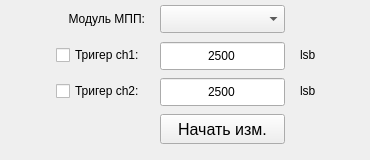
<?xml version="1.0" encoding="UTF-8"?>
<ui version="4.0">
 <class>Form</class>
 <widget class="QWidget" name="Form">
  <property name="geometry">
   <rect>
    <x>0</x>
    <y>0</y>
    <width>370</width>
    <height>160</height>
   </rect>
  </property>
  <property name="sizePolicy">
   <sizepolicy hsizetype="Expanding" vsizetype="Expanding">
    <horstretch>0</horstretch>
    <verstretch>0</verstretch>
   </sizepolicy>
  </property>
  <property name="minimumSize">
   <size>
    <width>370</width>
    <height>160</height>
   </size>
  </property>
  <property name="windowTitle">
   <string>Form</string>
  </property>
  <layout class="QGridLayout" name="gridLayout">
   <property name="topMargin">
    <number>5</number>
   </property>
   <property name="rightMargin">
    <number>5</number>
   </property>
   <property name="bottomMargin">
    <number>5</number>
   </property>
   <property name="horizontalSpacing">
    <number>5</number>
   </property>
   <property name="verticalSpacing">
    <number>0</number>
   </property>
   <item row="0" column="0">
    <layout class="QGridLayout" name="gridLayout_meas" rowstretch="1,0,0,0" columnstretch="1,0,0,0,0">
     <property name="sizeConstraint">
      <enum>QLayout::SetDefaultConstraint</enum>
     </property>
     <property name="leftMargin">
      <number>5</number>
     </property>
     <property name="topMargin">
      <number>0</number>
     </property>
     <property name="rightMargin">
      <number>5</number>
     </property>
     <property name="bottomMargin">
      <number>15</number>
     </property>
     <property name="horizontalSpacing">
      <number>15</number>
     </property>
     <property name="verticalSpacing">
      <number>10</number>
     </property>
     <item row="1" column="3">
      <widget class="QLabel" name="label_59">
       <property name="minimumSize">
        <size>
         <width>20</width>
         <height>0</height>
        </size>
       </property>
       <property name="styleSheet">
        <string notr="true">font: 12pt &quot;MS Shell Dlg 2&quot;;</string>
       </property>
       <property name="text">
        <string>lsb</string>
       </property>
      </widget>
     </item>
     <item row="3" column="2">
      <widget class="QPushButton" name="pushButton_run">
       <property name="sizePolicy">
        <sizepolicy hsizetype="Expanding" vsizetype="Expanding">
         <horstretch>0</horstretch>
         <verstretch>0</verstretch>
        </sizepolicy>
       </property>
       <property name="minimumSize">
        <size>
         <width>120</width>
         <height>30</height>
        </size>
       </property>
       <property name="font">
        <font>
         <family>MS Shell Dlg 2</family>
         <pointsize>12</pointsize>
         <weight>50</weight>
         <italic>false</italic>
         <bold>false</bold>
        </font>
       </property>
       <property name="styleSheet">
        <string notr="true">font: 12pt &quot;MS Shell Dlg 2&quot;;</string>
       </property>
       <property name="text">
        <string>Начать изм.</string>
       </property>
      </widget>
     </item>
     <item row="3" column="0">
      <spacer name="horizontalSpacer_40">
       <property name="orientation">
        <enum>Qt::Horizontal</enum>
       </property>
       <property name="sizeHint" stdset="0">
        <size>
         <width>40</width>
         <height>20</height>
        </size>
       </property>
      </spacer>
     </item>
     <item row="1" column="2">
      <widget class="QLineEdit" name="lineEdit_triger_ch1">
       <property name="minimumSize">
        <size>
         <width>125</width>
         <height>28</height>
        </size>
       </property>
       <property name="styleSheet">
        <string notr="true">font: 12pt &quot;MS Shell Dlg 2&quot;;</string>
       </property>
       <property name="text">
        <string>2500</string>
       </property>
       <property name="alignment">
        <set>Qt::AlignCenter</set>
       </property>
       <property name="readOnly">
        <bool>false</bool>
       </property>
      </widget>
     </item>
     <item row="3" column="4">
      <spacer name="horizontalSpacer_41">
       <property name="orientation">
        <enum>Qt::Horizontal</enum>
       </property>
       <property name="sizeHint" stdset="0">
        <size>
         <width>40</width>
         <height>20</height>
        </size>
       </property>
      </spacer>
     </item>
     <item row="2" column="2">
      <widget class="QLineEdit" name="lineEdit_triger_ch_2">
       <property name="minimumSize">
        <size>
         <width>115</width>
         <height>28</height>
        </size>
       </property>
       <property name="styleSheet">
        <string notr="true">font: 12pt &quot;MS Shell Dlg 2&quot;;</string>
       </property>
       <property name="text">
        <string>2500</string>
       </property>
       <property name="alignment">
        <set>Qt::AlignCenter</set>
       </property>
      </widget>
     </item>
     <item row="2" column="3">
      <widget class="QLabel" name="label_2">
       <property name="styleSheet">
        <string notr="true">font: 12pt &quot;MS Shell Dlg 2&quot;;</string>
       </property>
       <property name="text">
        <string>lsb</string>
       </property>
      </widget>
     </item>
     <item row="0" column="1">
      <widget class="QLabel" name="label_3">
       <property name="styleSheet">
        <string notr="true">font: 12pt &quot;MS Shell Dlg 2&quot;;</string>
       </property>
       <property name="text">
        <string>Модуль МПП:</string>
       </property>
       <property name="alignment">
        <set>Qt::AlignRight|Qt::AlignTrailing|Qt::AlignVCenter</set>
       </property>
      </widget>
     </item>
     <item row="0" column="2">
      <widget class="QComboBox" name="comboBox_module_mpp">
       <property name="minimumSize">
        <size>
         <width>125</width>
         <height>28</height>
        </size>
       </property>
      </widget>
     </item>
     <item row="1" column="1">
      <widget class="QCheckBox" name="checkBox_trig1">
       <property name="styleSheet">
        <string notr="true">font: 12pt &quot;MS Shell Dlg 2&quot;;</string>
       </property>
       <property name="text">
        <string>Тригер ch1:</string>
       </property>
      </widget>
     </item>
     <item row="2" column="1">
      <widget class="QCheckBox" name="checkBox_trig2">
       <property name="styleSheet">
        <string notr="true">font: 12pt &quot;MS Shell Dlg 2&quot;;</string>
       </property>
       <property name="text">
        <string>Тригер ch2:</string>
       </property>
      </widget>
     </item>
    </layout>
   </item>
  </layout>
 </widget>
 <resources/>
 <connections/>
</ui>
